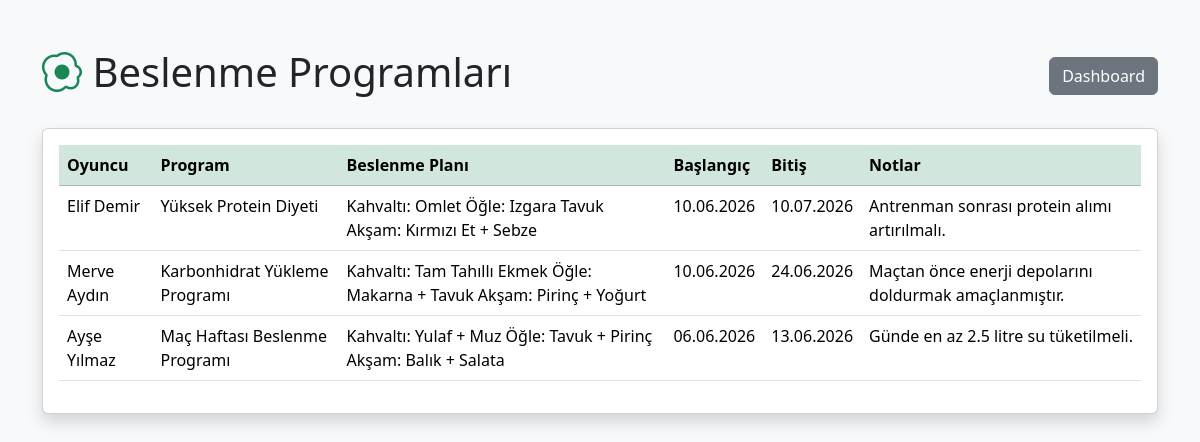
The page /nutrition.php (signed in) on the database its author committed.
### tables this page shows
CREATE TABLE `nutrition_plans` (
  `id` int(11) NOT NULL,
  `player_id` int(11) NOT NULL,
  `plan_title` varchar(100) NOT NULL,
  `meal_plan` text NOT NULL,
  `start_date` date NOT NULL,
  `end_date` date NOT NULL,
  `notes` text DEFAULT NULL,
  `created_at` timestamp NOT NULL DEFAULT current_timestamp()
);

CREATE TABLE `players` (
  `id` int(11) NOT NULL,
  `full_name` varchar(100) NOT NULL,
  `position` enum('Pasör','Smaçör','Orta Oyuncu','Libero','Pasör Çaprazı') NOT NULL,
  `jersey_number` int(11) NOT NULL,
  `height` int(11) NOT NULL,
  `birth_date` date NOT NULL,
  `created_by` int(11) DEFAULT NULL
);

### nutrition.php (the view, shortened to what this page needs)
<?php
include 'config/db.php';
$sql = "
SELECT
    np.id,
    p.full_name,
    np.plan_title,
    np.meal_plan,
    np.start_date,
    np.end_date,
    np.notes
FROM nutrition_plans np
JOIN players p ON np.player_id = p.id
ORDER BY np.start_date DESC
";
$result = $conn->query($sql);
?>
<!DOCTYPE html>
<html lang="tr">
<head>
    <link href="https://cdn.jsdelivr.net/npm/bootstrap@5.3.7/dist/css/bootstrap.min.css" rel="stylesheet">
    <link rel="stylesheet"
          href="https://cdn.jsdelivr.net/npm/bootstrap-icons@1.11.3/font/bootstrap-icons.min.css">
</head>
<body class="bg-light">
<div class="container mt-5">
    <div class="d-flex justify-content-between align-items-center mb-4">
        <h1>
            <i class="bi bi-egg-fried text-success"></i>
            Beslenme Programları
        </h1>
        <div>
            <a href="dashboard.php"
               class="btn btn-secondary">
                Dashboard
            </a>
        </div>
    </div>
    <div class="card shadow">
        <div class="card-body">
            <table class="table table-hover">
                <thead class="table-success">
                    <tr>
                        <th>Oyuncu</th>
                        <th>Program</th>
                        <th>Beslenme Planı</th>
                        <th>Başlangıç</th>
                        <th>Bitiş</th>
                        <th>Notlar</th>
                    </tr>
                </thead>
                <tbody>
                    <?php while($nutrition = $result->fetch_assoc()): ?>
                    <tr>
                        <td><?= htmlspecialchars($nutrition['full_name']) ?></td>
                        <td><?= htmlspecialchars($nutrition['plan_title']) ?></td>
                        <td><?= htmlspecialchars($nutrition['meal_plan']) ?></td>
                        <td><?= date('d.m.Y', strtotime($nutrition['start_date'])) ?></td>
                        <td><?= date('d.m.Y', strtotime($nutrition['end_date'])) ?></td>
                        <td><?= htmlspecialchars($nutrition['notes']) ?></td>
                    </tr>
                    <?php endwhile; ?>
                </tbody>
            </table>
        </div>
    </div>
</div>
</body>
</html>

### rows shown on the page
nutrition_plans: player.full_name "Elif Demir", plan_title "Yüksek Protein Diyeti", meal_plan "Kahvaltı: Omlet Öğle: Izgara Tavuk Akşam: Kırmızı Et + Sebze", start_date "10.06.2026", end_date "10.07.2026", notes "Antrenman sonrası protein alımı artırılmalı."
nutrition_plans: player.full_name "Merve Aydın", plan_title "Karbonhidrat Yükleme Programı", meal_plan "Kahvaltı: Tam Tahıllı Ekmek Öğle: Makarna + Tavuk Akşam: Pirinç + Yoğurt", start_date "10.06.2026", end_date "24.06.2026", notes "Maçtan önce enerji depolarını doldurmak amaçlanmıştır."
nutrition_plans: player.full_name "Ayşe Yılmaz", plan_title "Maç Haftası Beslenme Programı", meal_plan "Kahvaltı: Yulaf + Muz Öğle: Tavuk + Pirinç Akşam: Balık + Salata", start_date "06.06.2026", end_date "13.06.2026", notes "Günde en az 2.5 litre su tüketilmeli."
